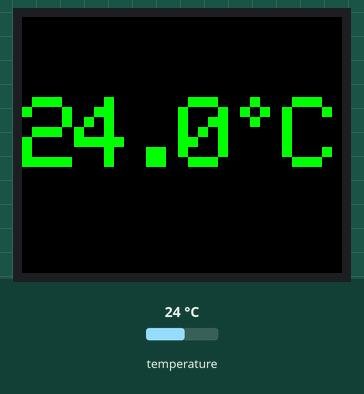
This program was run on a simulated Raspberry Pi Pico running MicroPython. Shown: 160×128 colour display. The test bench sets the inputs (shaded band); at power-on: temperature 24 °C. Library files of the repository ran but are not shown: ST7735.py, sysfont.py; what the program prints to the serial console is not drawn.

Above: at 1.3 s.
1.4 s: temperature set to 12 °C
At 8.0 s:
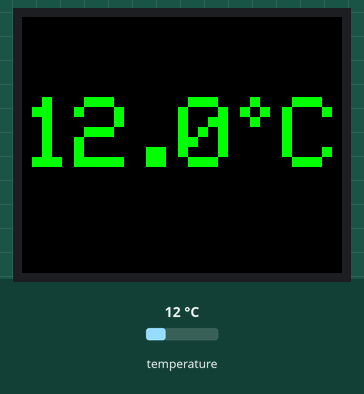
8.3 s: temperature set to 19 °C
At 13.6 s:
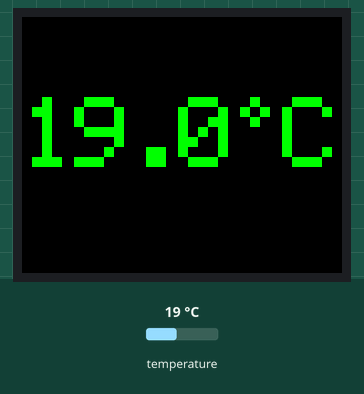
19.9 s: temperature set to 28 °C
At 24.8 s:
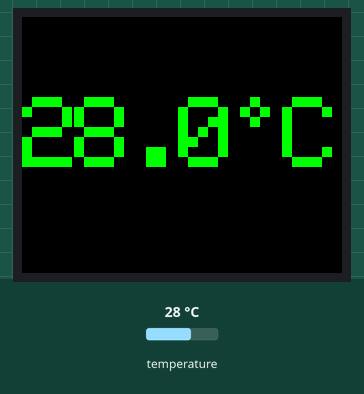
Timing chart, 0 to 26.3 s (numbered marks = the images above; inputs shaded):
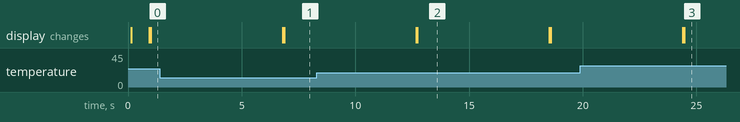

The program:

main.py
```python
#-------------------------------------------------------------------
# RPi PICO temperature display
# - ST7735 TFT display
# - DS18x20 onewire temperature sensor on GPIO 22
#-------------------------------------------------------------------
from ST7735 import TFT
from sysfont import sysfont
from machine import SPI,Pin
import time
import math
import machine, onewire, ds18x20

BL = 13
DC = 8
RST = 12
MOSI = 11
SCK = 10
CS = 9

spi = SPI(1, baudrate=20000000, polarity=0, phase=0, sck=Pin(10), mosi=Pin(11), miso=None)
tft=TFT(spi,8,12,9)
tft.initr()
tft.rgb(True)
tft.rotation(0)
tft.fill(TFT.BLACK)
tft.fillrect( (1, 1),(tft.size()[0], tft.size()[1]), TFT.BLACK)

tft.rotation(1)
tft.fillrect( (0, 0),(tft.size()[0], tft.size()[1]), TFT.BLACK)

print('size0', tft.size()[0])
print('size1', tft.size()[1])

ds_pin = machine.Pin(22)
ds_sensor = ds18x20.DS18X20(onewire.OneWire(ds_pin))

roms = ds_sensor.scan()
print('Found DS devices: ', roms)

def temperature_display():
    while True:
        ds_sensor.convert_temp()
        time.sleep_ms(750)
        value = ds_sensor.read_temp(roms[0])
        valuestr = '{:.1f}°C'.format(value)
        valuestr = '{:>4}'.format(valuestr)
        tft.fill(TFT.BLACK)
        tft.text((0, 40), str(valuestr), TFT.GREEN, sysfont, 5, nowrap=True)
        value = value + 0.1
        if value > 99.9 :
           value = 0
        time.sleep(5)

temperature_display()
```

Measured:
- after the input at 1.4 s, the display: first changes after 5.4 s (image 1 shows a later state)
- after the input at 8.3 s, the display: first differs from a run without the input after 4.4 s (image 2)
- after the input at 19.9 s, the display: first changes after 4.5 s (image 3 shows a later state)
- what the display in image 2 shows lasts 5.8 s, from 12.7 s to 18.5 s
